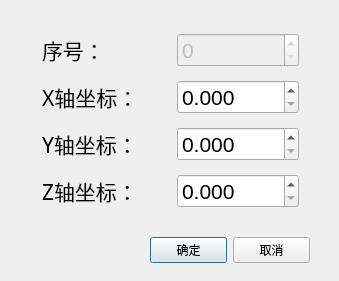
<?xml version="1.0" encoding="UTF-8"?>
<ui version="4.0">
 <class>AddPoint</class>
 <widget class="QDialog" name="AddPoint">
  <property name="geometry">
   <rect>
    <x>0</x>
    <y>0</y>
    <width>339</width>
    <height>281</height>
   </rect>
  </property>
  <property name="windowTitle">
   <string>坐标点添加</string>
  </property>
  <widget class="QWidget" name="horizontalLayoutWidget">
   <property name="geometry">
    <rect>
     <x>150</x>
     <y>230</y>
     <width>160</width>
     <height>41</height>
    </rect>
   </property>
   <layout class="QHBoxLayout" name="horizontalLayout">
    <item>
     <widget class="QPushButton" name="Yes">
      <property name="text">
       <string>确定</string>
      </property>
     </widget>
    </item>
    <item>
     <widget class="QPushButton" name="Cancel">
      <property name="text">
       <string>取消</string>
      </property>
     </widget>
    </item>
   </layout>
  </widget>
  <widget class="QWidget" name="verticalLayoutWidget">
   <property name="geometry">
    <rect>
     <x>30</x>
     <y>20</y>
     <width>281</width>
     <height>201</height>
    </rect>
   </property>
   <layout class="QVBoxLayout" name="verticalLayout">
    <property name="spacing">
     <number>12</number>
    </property>
    <property name="leftMargin">
     <number>12</number>
    </property>
    <property name="topMargin">
     <number>12</number>
    </property>
    <property name="rightMargin">
     <number>12</number>
    </property>
    <property name="bottomMargin">
     <number>12</number>
    </property>
    <item>
     <layout class="QHBoxLayout" name="horizontalLayout_2">
      <item>
       <widget class="QLabel" name="label">
        <property name="font">
         <font>
          <family>微软雅黑</family>
          <pointsize>16</pointsize>
         </font>
        </property>
        <property name="text">
         <string>序号：</string>
        </property>
       </widget>
      </item>
      <item>
       <widget class="QSpinBox" name="num">
        <property name="enabled">
         <bool>false</bool>
        </property>
        <property name="font">
         <font>
          <pointsize>16</pointsize>
         </font>
        </property>
        <property name="maximum">
         <number>100</number>
        </property>
       </widget>
      </item>
     </layout>
    </item>
    <item>
     <layout class="QHBoxLayout" name="horizontalLayout_3">
      <item>
       <widget class="QLabel" name="label_2">
        <property name="font">
         <font>
          <family>微软雅黑</family>
          <pointsize>16</pointsize>
         </font>
        </property>
        <property name="text">
         <string>X轴坐标：</string>
        </property>
       </widget>
      </item>
      <item>
       <widget class="QDoubleSpinBox" name="X">
        <property name="font">
         <font>
          <pointsize>16</pointsize>
         </font>
        </property>
        <property name="decimals">
         <number>3</number>
        </property>
        <property name="maximum">
         <double>999.990000000000009</double>
        </property>
       </widget>
      </item>
     </layout>
    </item>
    <item>
     <layout class="QHBoxLayout" name="horizontalLayout_4">
      <item>
       <widget class="QLabel" name="label_3">
        <property name="font">
         <font>
          <family>微软雅黑</family>
          <pointsize>16</pointsize>
         </font>
        </property>
        <property name="text">
         <string>Y轴坐标：</string>
        </property>
       </widget>
      </item>
      <item>
       <widget class="QDoubleSpinBox" name="Y">
        <property name="font">
         <font>
          <pointsize>16</pointsize>
         </font>
        </property>
        <property name="decimals">
         <number>3</number>
        </property>
        <property name="maximum">
         <double>999.990000000000009</double>
        </property>
       </widget>
      </item>
     </layout>
    </item>
    <item>
     <layout class="QHBoxLayout" name="horizontalLayout_5">
      <item>
       <widget class="QLabel" name="label_4">
        <property name="font">
         <font>
          <family>微软雅黑</family>
          <pointsize>16</pointsize>
         </font>
        </property>
        <property name="text">
         <string>Z轴坐标：</string>
        </property>
       </widget>
      </item>
      <item>
       <widget class="QDoubleSpinBox" name="Z">
        <property name="font">
         <font>
          <pointsize>16</pointsize>
         </font>
        </property>
        <property name="decimals">
         <number>3</number>
        </property>
        <property name="maximum">
         <double>999.990000000000009</double>
        </property>
       </widget>
      </item>
     </layout>
    </item>
   </layout>
  </widget>
 </widget>
 <resources/>
 <connections/>
</ui>
